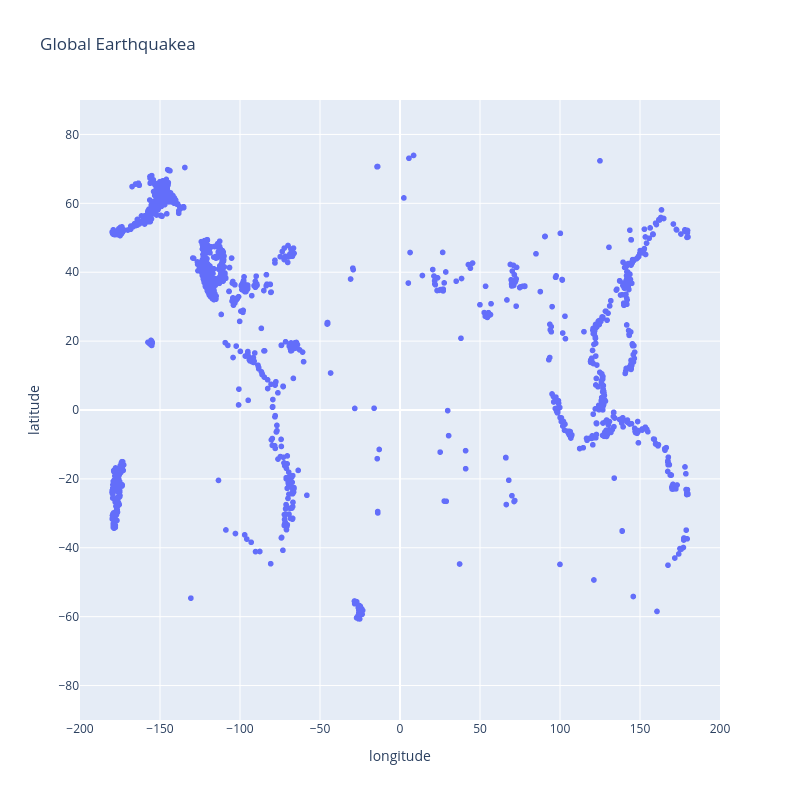

Notebook code cell kept with this figure:
### Code cell
# 绘制经纬度散点图
import plotly.express as px
fig = px.scatter(x=longitudes,
                 y=latitudes,
                 labels={'x': 'longitude', 'y': 'latitude'},
                 range_x=[-200, 200],
                 range_y=[-90, 90],
                 width=800,
                 height=800,
                 title='Global Earthquakes',)
fig.write_html('global_earthquake_map.html')
fig.show()

### Figure 1 — Plotly figure (JSON) as saved in the notebook; plotly's stock layout.template omitted (floating-point values rounded to 4 significant figures; data arrays with more than 128 entries replaced by an {"elided": "..."} marker saying what was removed)
{"data": [{"hovertemplate": "longitude=%{x}<br>latitude=%{y}<extra></extra>", "legendgroup": "", "marker": {"color": "#636efa", "symbol": "circle"}, "mode": "markers", "name": "", "showlegend": false, "type": "scattergl", "x": {"elided": "6359 float values"}, "xaxis": "x", "y": {"elided": "6359 float values"}, "yaxis": "y"}], "layout": {"height": 800, "legend": {"tracegroupgap": 0}, "title": {"text": "Global Earthquakea"}, "width": 800, "xaxis": {"anchor": "y", "domain": [0, 1], "range": [-200, 200], "title": {"text": "longitude"}}, "yaxis": {"anchor": "x", "domain": [0, 1], "range": [-90, 90], "title": {"text": "latitude"}}}}
